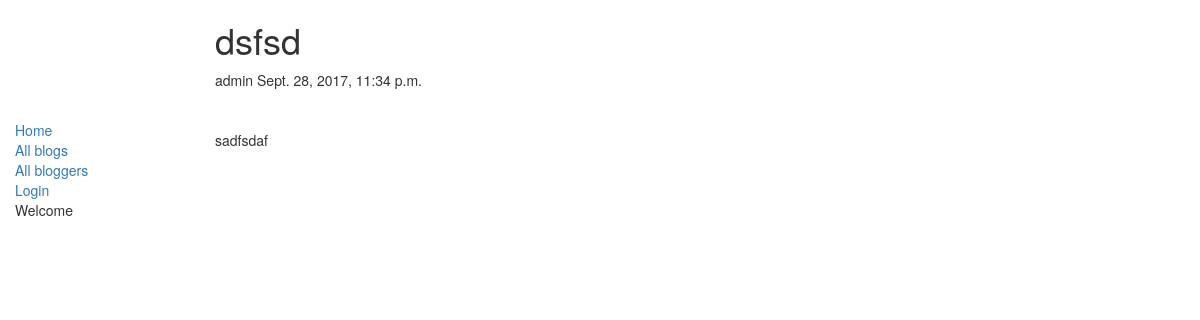
The app's page /19/detail/, older data.
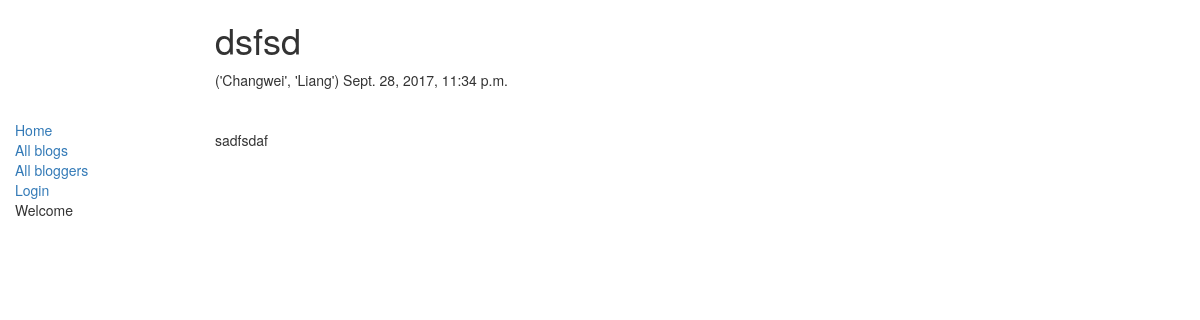
The same page, newer data.
### blog/models.py (models this page shows, shortened)
class MyPost(models.Model):
    author = models.ForeignKey(settings.AUTH_USER_MODEL, on_delete=models.CASCADE)
    title = models.CharField(max_length=100)
    content = models.TextField(blank=True)
    tags = models.CharField(max_length=20, null=True, blank=True)
    published_time = models.DateTimeField(default=timezone.now)
    created_time = models.DateTimeField(default=timezone.now)
    is_draft = models.BooleanField(default=False)
    class Meta:
        ordering = ['published_time']

### my_auth/models.py (models this page shows)
class User(models.AbstractUser):
    pass

### blog/views.py (the view)
# urls.py: url(r'^(?P<pk>\d+)/detail/$', views.blog_detail, name='blog_detail'),
def blog_detail(request, pk):
    blog = get_object_or_404(models.MyPost, pk=pk)
    template_name = 'blog/blog_detail.html'
    context = {
        'blog': blog
    }
    return render(request, template_name, context)

### blog/templatetags/blog_tag.py (called while the page is built)
@register.simple_tag
def real_name_or_username(blog):
    if blog.author.first_name and blog.author.last_name:
        return format_html('%s' % blog.author.first_name), format_html(blog.author.last_name)
    else:
        return blog.author.username

### blog/templates/blog/blog_detail.html (shortened to what this page needs)
{% extends 'blog/base.html' %}
{% load blog_tag %}
{% block content %}
    <h1>{{ blog.title }}</h1>
    <p1>{% real_name_or_username blog %}</p1>
    <p2>{{ blog.published_time }}</p2></br></br></br>
    <p3>{{ blog.content }}</p3>
{% endblock %}

Row changes from the older to the newer data that the page shows:
changed through a linked row, MyPost "dsfsd": author.last_name "admin" → "('Changwei', 'Liang')"
